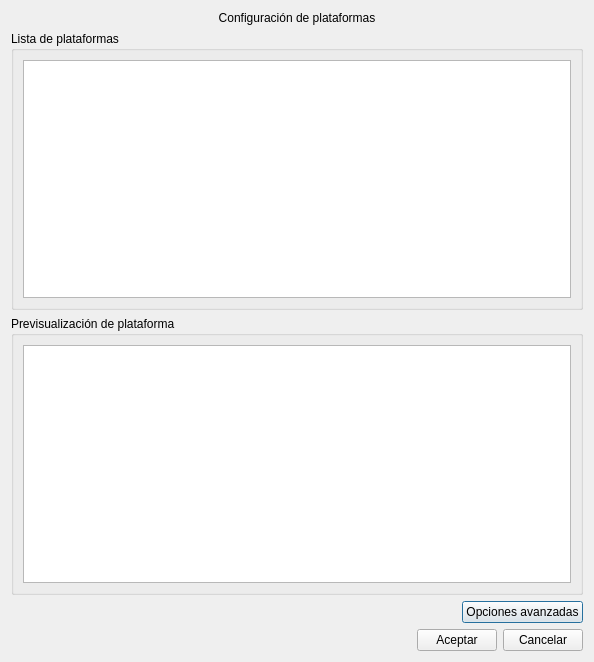
<?xml version="1.0" encoding="UTF-8"?>
<ui version="4.0">
 <class>DialogConfPlataformas</class>
 <widget class="QDialog" name="DialogConfPlataformas">
  <property name="geometry">
   <rect>
    <x>0</x>
    <y>0</y>
    <width>594</width>
    <height>662</height>
   </rect>
  </property>
  <property name="windowTitle">
   <string>Dialog</string>
  </property>
  <layout class="QVBoxLayout" name="verticalLayout_3">
   <item>
    <widget class="QLabel" name="label">
     <property name="text">
      <string>Configuración de plataformas</string>
     </property>
     <property name="alignment">
      <set>Qt::AlignCenter</set>
     </property>
    </widget>
   </item>
   <item>
    <widget class="QGroupBox" name="groupBox">
     <property name="title">
      <string>Lista de plataformas</string>
     </property>
     <layout class="QVBoxLayout" name="verticalLayout">
      <item>
       <widget class="QTableView" name="tableView"/>
      </item>
     </layout>
    </widget>
   </item>
   <item>
    <widget class="QGroupBox" name="groupBox_2">
     <property name="title">
      <string>Previsualización de plataforma</string>
     </property>
     <layout class="QVBoxLayout" name="verticalLayout_2">
      <item>
       <widget class="QGraphicsView" name="graphicsView"/>
      </item>
     </layout>
    </widget>
   </item>
   <item>
    <layout class="QHBoxLayout" name="horizontalLayout">
     <item>
      <spacer name="horizontalSpacer">
       <property name="orientation">
        <enum>Qt::Horizontal</enum>
       </property>
       <property name="sizeHint" stdset="0">
        <size>
         <width>40</width>
         <height>20</height>
        </size>
       </property>
      </spacer>
     </item>
     <item>
      <widget class="QPushButton" name="pushButton">
       <property name="text">
        <string>Opciones avanzadas</string>
       </property>
      </widget>
     </item>
    </layout>
   </item>
   <item>
    <layout class="QHBoxLayout" name="horizontalLayout_2">
     <item>
      <spacer name="horizontalSpacer_2">
       <property name="orientation">
        <enum>Qt::Horizontal</enum>
       </property>
       <property name="sizeHint" stdset="0">
        <size>
         <width>40</width>
         <height>20</height>
        </size>
       </property>
      </spacer>
     </item>
     <item>
      <widget class="QPushButton" name="pbAceptar">
       <property name="text">
        <string>Aceptar</string>
       </property>
      </widget>
     </item>
     <item>
      <widget class="QPushButton" name="pbCancelar">
       <property name="text">
        <string>Cancelar</string>
       </property>
      </widget>
     </item>
    </layout>
   </item>
  </layout>
 </widget>
 <resources/>
 <connections/>
</ui>
